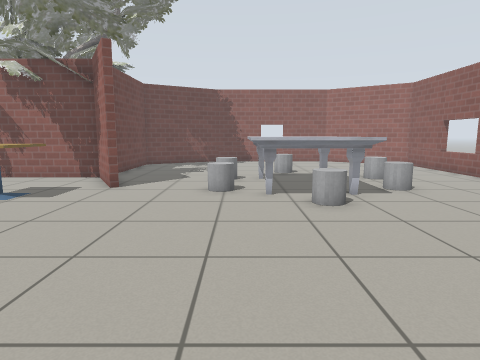
View 1 (above)

18 first-person views from a walk through a Gazebo world. The camera is 0.9 m above the floor, tilts 8° down and sees 75° across. The floor is counted in squares, 0.5 m on a side. Each view is taken from the middle of a square. On the plan, view 1 faces up. The plan holds only what a view shows up to about 16 squares ahead; the rest is blank. Gazebo's built-in surfaces are drawn with simple patterns. Simple shapes stand in for some stock models.

View 2
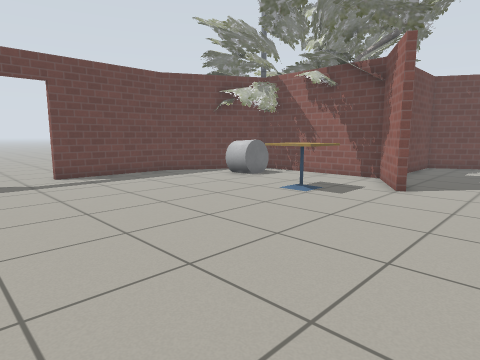

View 3
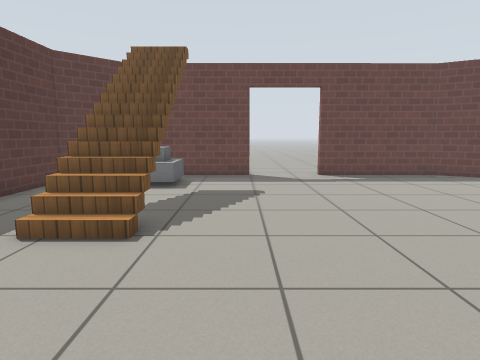

View 4
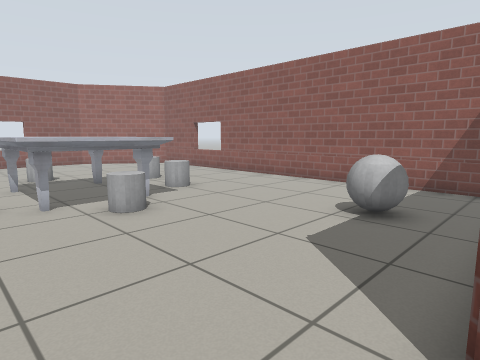

View 5
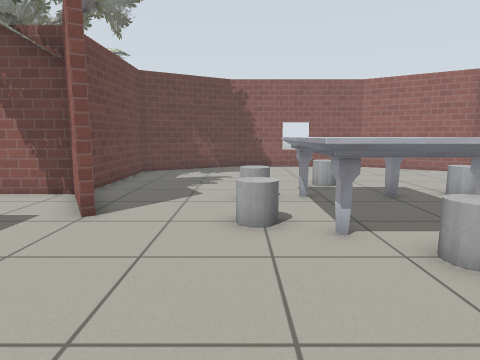

View 6
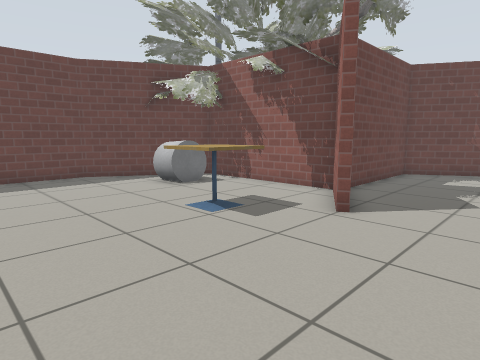

View 7
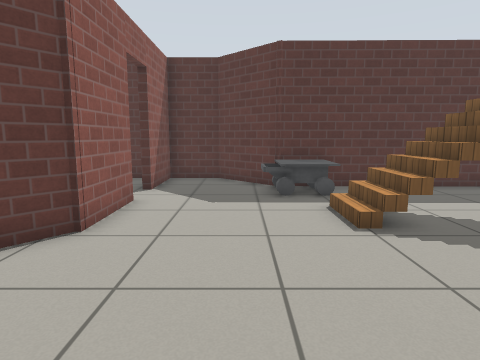

View 8
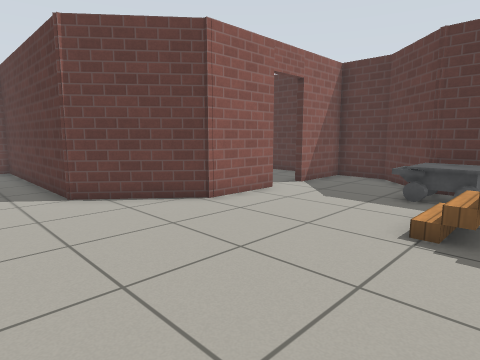

View 9
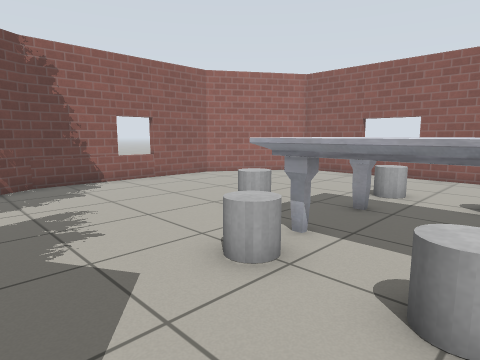

View 10
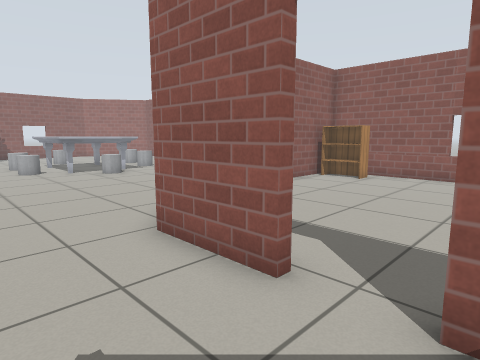

View 11
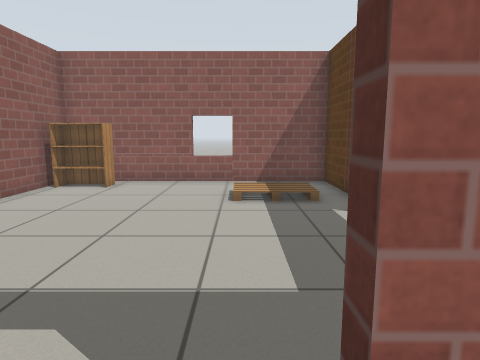

View 12
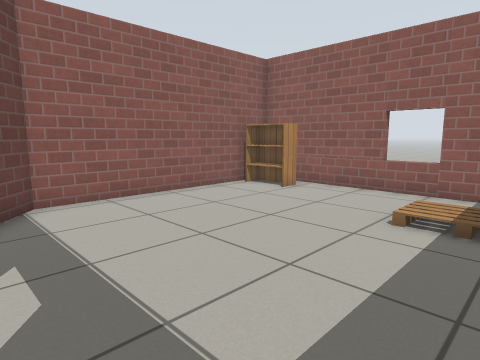

View 13
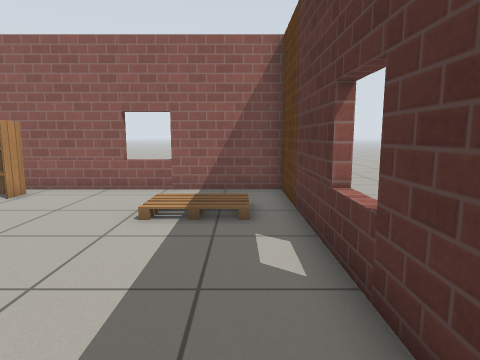

View 14
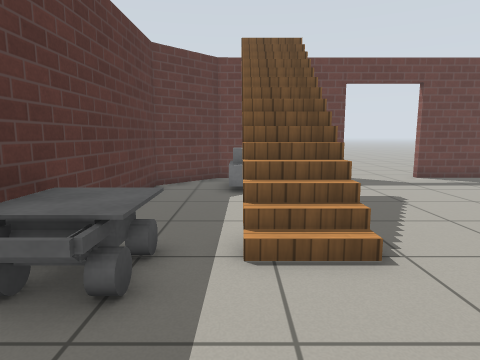

View 15
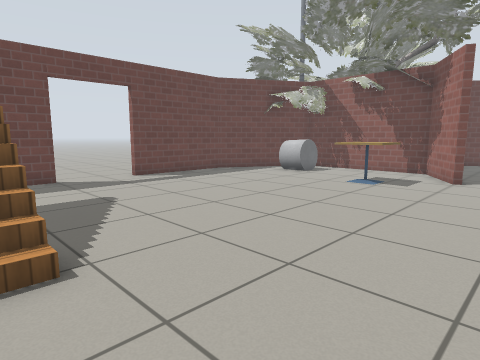

View 16
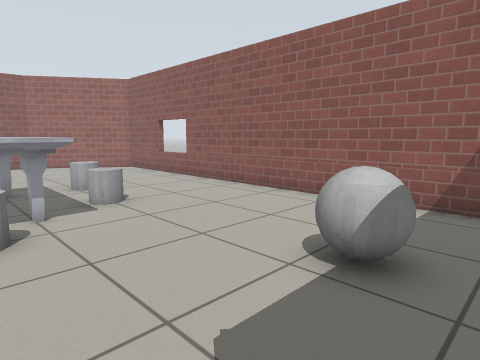

View 17
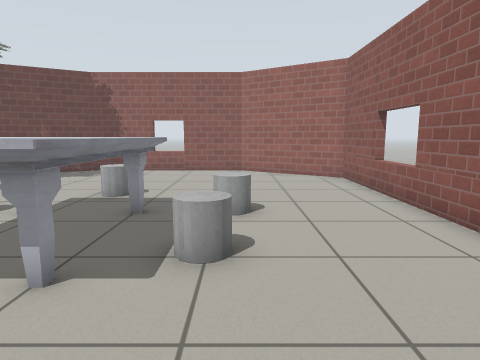

View 18
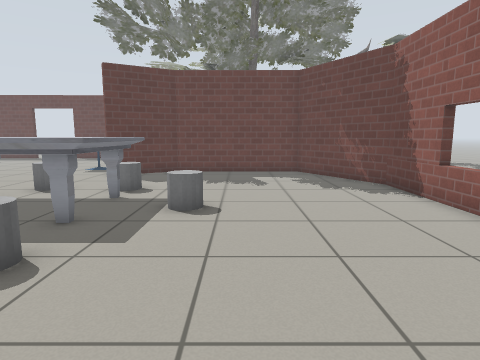

### Floor plan
Key: @ floor where view 1 was taken; # wall or solid block; . floor; / step, stairs or slope; D open door; = window, fence, low wall or low ledge; T oak tree; C grey cylinder; M marble table; A cafe table; B grey box; G grey ball; K bookshelf; O other object.
Columns run from 19 left of view 1 to 11 right of it. Each row starts with its distance up from view 1.
 23                   ###=#####
 22                 ## .......##
 21               ###..........###
 20              ##..............##
 19              #................#
 18         T    #................#
 17         TT   #................#
 16        T     #.......C........=
 15       TTT   T#.......C........=
 14       #T######......MMMM.C....#
 13       #TT....##...CCMMMM.C....#
 12     T#  C.....#.....M MM......#
 11     T#TCC.....#...CCMMMMCC....#
 10     #......AA.....C.M MMC.....#
  9    ##......AA.......MCCM......#
  8    #.................CC.......#
  7    #..........................#
  6    #..........................#
  5    #........................  #
  4 ...#.....................GG...#
  3 ...D.....................G....#
  2 ...D..........................#
  1  ..D................###########
  0    #...............@#.......K.#
 -1    #...............##.......K.#
 -2    # ..//////.....##..........#
 -3     #B     //.....#...........#
 -4     #BBB/////.....#...........#
 -5     # ......OO....D...........=
 -6     ##......OOO...D.......//..#
 -7      ########OO...#.......//..#
 -8               ##..#.......//..#
 -9                ########=#######

Where each view was taken, in squares from view 1:
view 1: 0 up, 0 right, facing up
view 2: 0 up, 1 left, facing up-left
view 3: 0 up, 1 left, facing left
view 4: 1 up, 1 left, facing up-right
view 5: 4 up, 1 left, facing up
view 6: 4 up, 1 left, facing up-left
view 7: 4 up, 4 left, facing down
view 8: 4 up, 8 left, facing down-right
view 9: 10 up, 4 left, facing up-right
view 10: 7 down, 4 left, facing up-right
view 11: 6 down, 2 left, facing right
view 12: 8 down, 0 right, facing up-right
view 13: 8 down, 0 right, facing right
view 14: 4 down, 2 left, facing left
view 15: 3 down, 2 left, facing up-left
view 16: 2 up, 2 right, facing up-right
view 17: 6 up, 6 right, facing up
view 18: 17 up, 10 right, facing left
